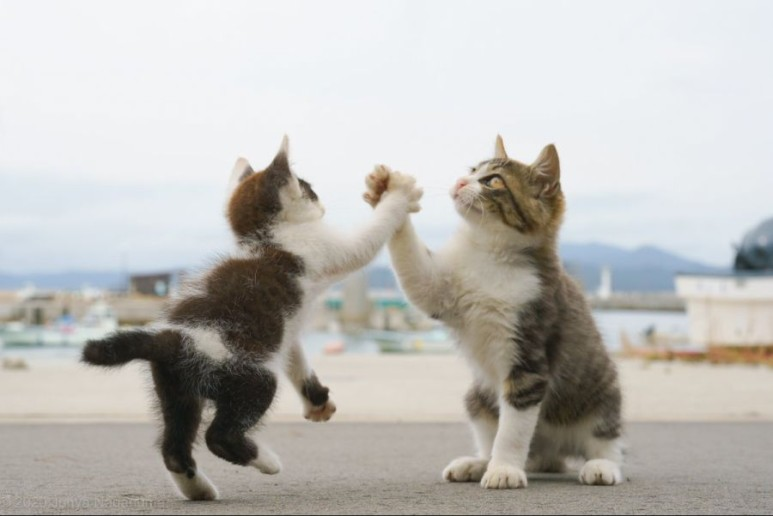
#> input picture img/img.jpeg, 773 x 516 px, found by its file name
$ python 4_img_move.py
#> lines starting #> are read from the running program, lines starting #| are printed output that depends on the picture
import cv2
import numpy as np

img = cv2.imread("arim/img/img.jpeg")
#> img is the input picture: shape (516, 773, 3); mean B, G, R 183.7, 187.5, 189.1
rows, cols = img.shape[0:2] # 이미지의 높이를 rows에 이미지의 넓이를 cols에 저장
#> rows = 516; cols = 773

dx, dy = 100, 50 # dx에 x축으로 이동할 거리, dy에 y축으로 이동할 거리 저장

mtrx = np.float32([[1,0,dx], [0,1,dy]]) # 변환 행렬 생성

# 결과이미지 = cv2.warpAffine(이미지, 변환행렬, 크기(width, height) [, None, 보간법, 외곽영역 보정방법])
# 보간법: cv2.INTER_LINEAR(인접한 4개 픽셀값에 거리 가중치 사용, 기본값),  cv2.INTER_NEAREST(가장 가까운 픽셀 값 사용),
# cv2.INTER_AREA(픽셀 영역 관계를 이용한 재샘플링), cv2.INTER_CUBIC(인접한 16개 픽셀 값에 거리 가중치 사용), cv2.INTER_LANCZOS4(인접한 8개 픽셀을 이용한 란초의 알고리즘)

# 외곽영역 보정방법: cv2.BORDER_CONSTANT(고정색상값), cv2.BORDER_REPLICATE(가장 자리 복제),
# cv2.BORDER_WRAP(반복), cv2.BORDER_REFLECT(반사)

dst = cv2.warpAffine(img, mtrx, (cols+dx, rows+dy))
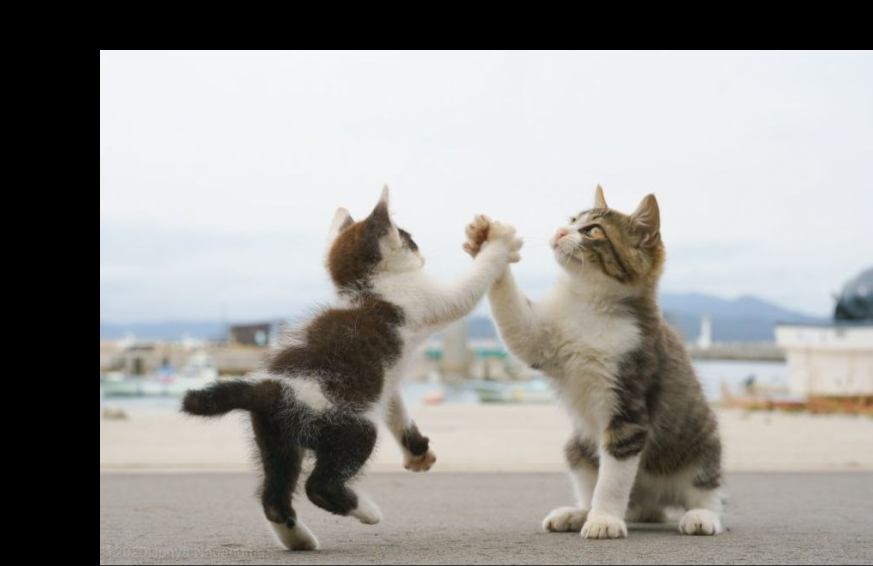
#> dst: shape (566, 873, 3); mean B, G, R 148.3, 151.3, 152.7
dst2  = cv2.warpAffine(img, mtrx, (cols+dx, rows+dy), None, cv2.INTER_LINEAR, cv2.BORDER_CONSTANT, (255,0,0))
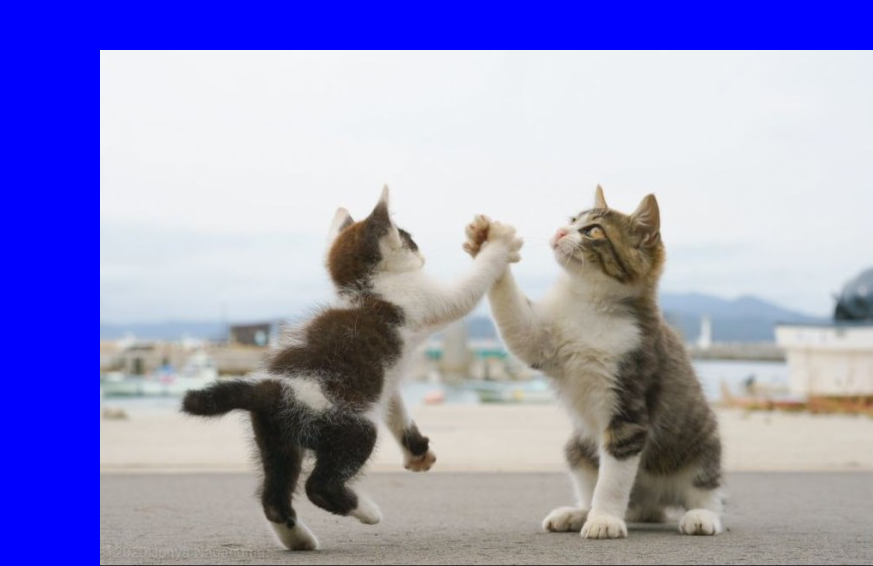
#> dst2: shape (566, 873, 3); mean B, G, R 197.4, 151.3, 152.7
dst3 = cv2.warpAffine(img, mtrx, (cols+dx, rows+dy), None, cv2.INTER_LINEAR, cv2.BORDER_REFLECT)
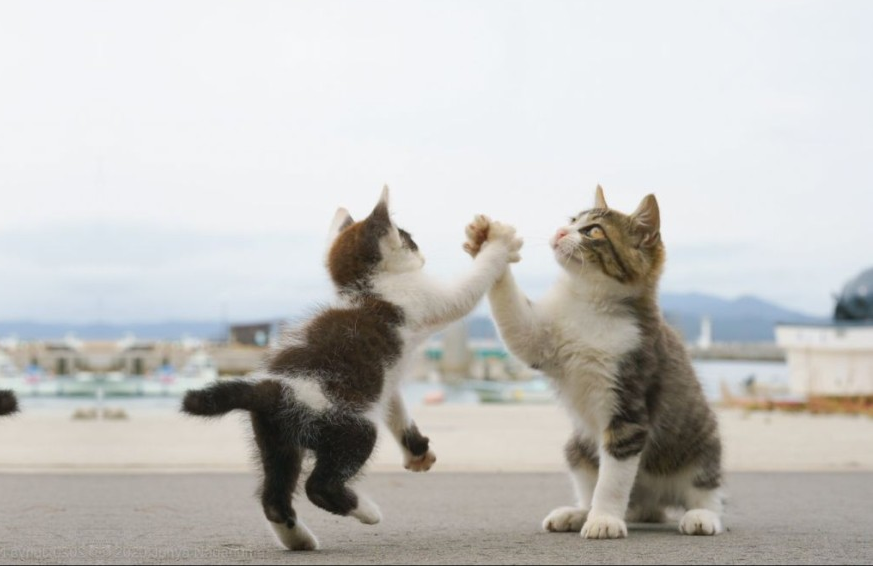
#> dst3: shape (566, 873, 3); mean B, G, R 192, 194.7, 195.8

cv2.imshow("original", img)
cv2.imshow("trans", dst)
cv2.imshow("BORDER_CONSTANT", dst2)
cv2.imshow("BODDER_REFLECT", dst3)
cv2.waitKey()
cv2.destroyAllWindows()
